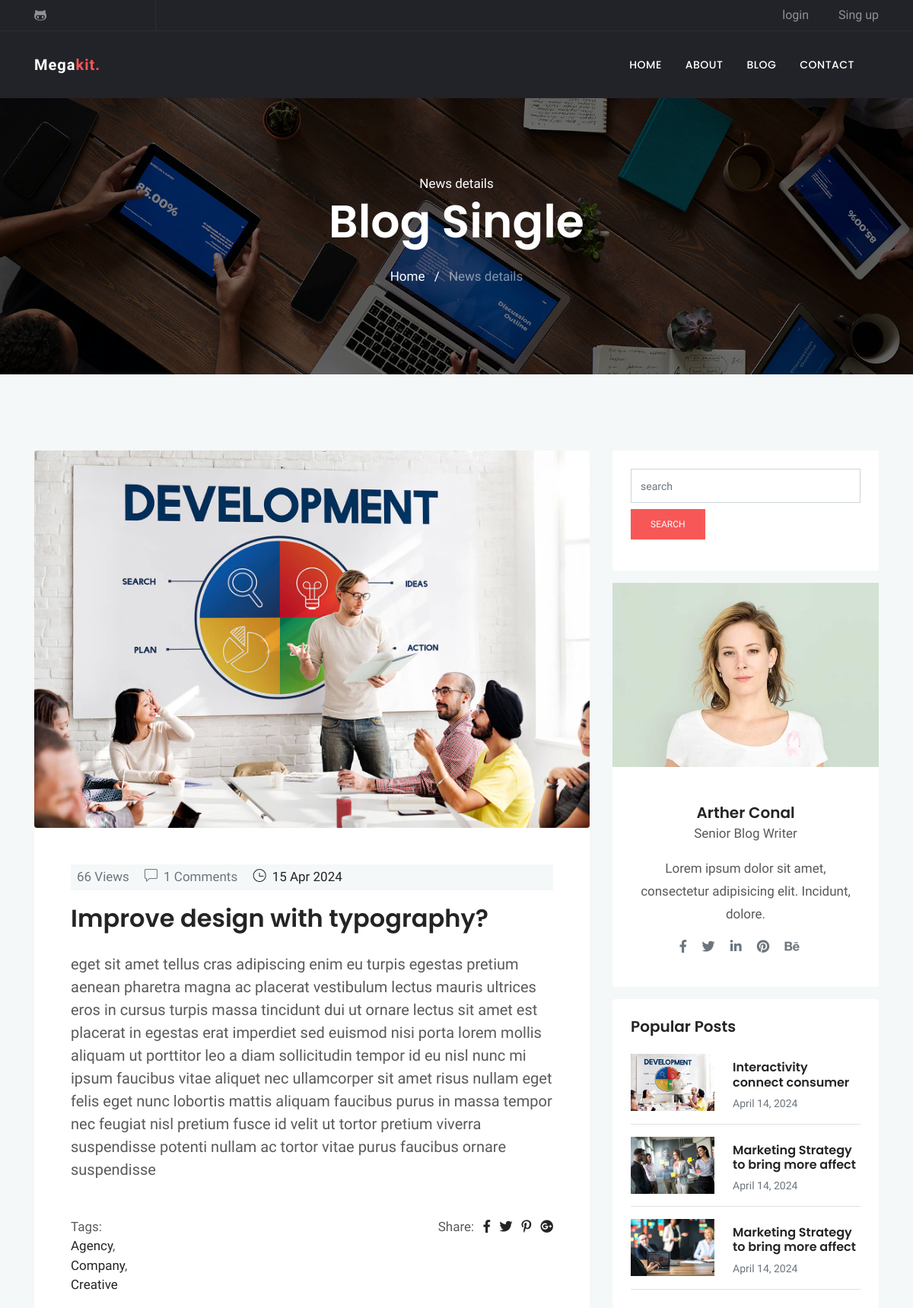
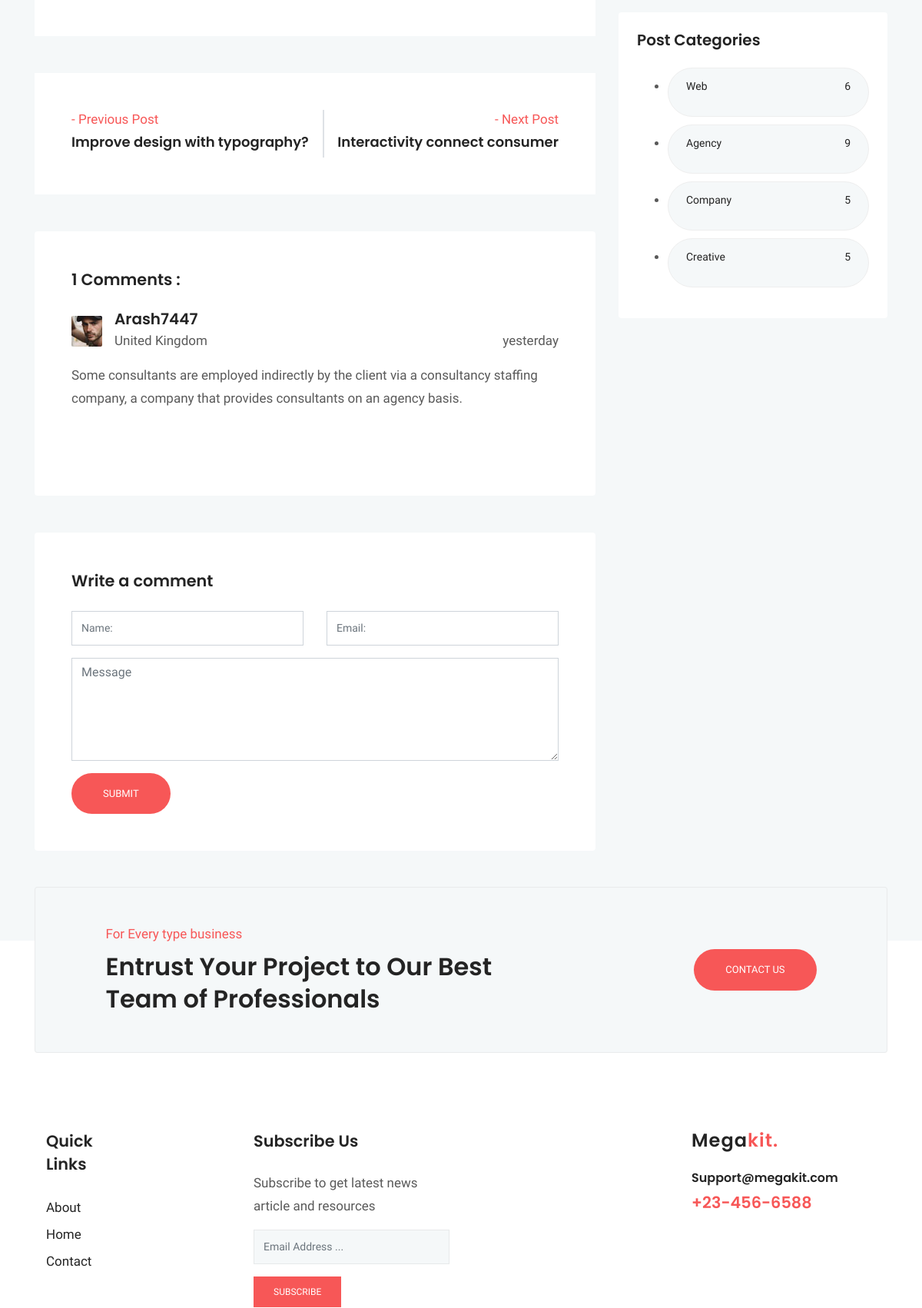
Page /blog/8/ (upper part) on the committed database (2 pictures, top to bottom).
### blog/models.py (models this page shows, shortened)
class Post (models.Model) :
    image = models.ImageField(upload_to = 'blog/',default = 'blog/default.jpg')
    author = models.ForeignKey(User,on_delete=models.SET_NULL,null=True)
    title = models.CharField (max_length = 200)
    content = models.TextField ()
    tags = TaggableManager()
    category = models.ManyToManyField (Category)
    counted_view = models.IntegerField (default = 0)
    status = models.BooleanField (default = False)
    login_required = models.BooleanField (default = False)
    published_date = models.DateTimeField (null = True)
    created_date = models.DateTimeField (auto_now_add = True)
    update_date = models.DateTimeField (auto_now = True)
    class Meta:
        ordering = ['-created_date']

class Category(models.Model):
    name = models.CharField(max_length = 255)
    def __str__(self):
        return self.name

class Comment(models.Model):
    post = models.ForeignKey(Post, on_delete=models.CASCADE)
    name = models.CharField(max_length = 255)
    email = models.EmailField()
    message = models.TextField()
    approved = models.BooleanField(default=False)
    created_date = models.DateTimeField(auto_now_add = True)
    updated_date = models.DateTimeField(auto_now=True)
    class Meta:
        ordering = ['-created_date']

### blog/views.py (the view, shortened to what this page needs)
# urls.py: path('<int:pid>/', blog_single, name="single"),
def blog_single(request, pid) :
    post = get_object_or_404(Post, pk=pid, status=1, published_date__lte=timezone.now())
    if not post.login_required :
        comments = Comment.objects.filter(post=post.id, approved=True)
        next_post = Post.objects.filter(id__gt=post.id, status=1, published_date__lte=timezone.now()).order_by('id', '-published_date').first()
        previous_post = Post.objects.filter(id__lt=post.id, status=1, published_date__lte=timezone.now()).order_by('-id', '-published_date').first()
        form = CommentForm()
        context = {'post': post, 'counted_view': post.counted_view, 'next_post': next_post, 'previous_post': previous_post, 'comments':comments ,'form':form}
        post.counted_view += 1
        post.save()
        return render(request, "blog/blog-single.html", context)
    else:
        return HttpResponseRedirect(reverse('accounts:login'))

### blog/forms.py
class CommentForm (forms.ModelForm) :
    class Meta:
        model = Comment
        fields = ['post','name','email','message']

### blog/templatetags/blog_tags.py (called while the page is built)
@register.inclusion_tag('blog/popular-posts.html')
def latestposts(arg = 3) :
    posts = Post.objects.filter(status = 1).order_by('published_date')[:arg]
    return {'posts': posts}

@register.inclusion_tag('blog/post-categories.html')
def postcategories() :
    posts = Post.objects.filter(status = 1)
    categories = Category.objects.all()
    cat_dict = {}
    for name in categories :
        cat_dict[name]=posts.filter(category=name).count()
    return {'categories':cat_dict}

### templates/blog/blog-single.html (shortened to what this page needs)
{% extends 'base.html' %}
{% load static %}
{% load blog_tags %}
{% block content %}
{% load humanize %}
<!doctype html>
<html lang="en">
  <head>
  <link rel="stylesheet" href="{% static 'plugins/bootstrap/css/bootstrap.min.css' %}">
  <link rel="stylesheet" href="{% static 'plugins/themify/css/themify-icons.css' %}">
  <link rel="stylesheet" href="{% static 'plugins/fontawesome/css/all.css' %}">
  <link rel="stylesheet" href="{% static 'plugins/magnific-popup/dist/magnific-popup.css' %}">
  <link rel="stylesheet" href="{% static 'plugins/slick-carousel/slick/slick.css' %}">
  <link rel="stylesheet" href="{% static 'plugins/slick-carousel/slick/slick-theme.css' %}">
  <link rel="stylesheet" href="{% static 'css/style.css' %}">
</head>
<body>
<div class="main-wrapper ">
<section class="page-title bg-1">
  <div class="container">
    <div class="row">
      <div class="col-md-12">
        <div class="block text-center">
          <span class="text-white">News details</span>
          <h1 class="text-capitalize mb-4 text-lg">Blog Single</h1>
          <ul class="list-inline">
            <li class="list-inline-item"><a href="http://127.0.0.1:8000/" class="text-white">Home</a></li>
            <li class="list-inline-item"><span class="text-white">/</span></li>
            <li class="list-inline-item"><a href="#" class="text-white-50">News details</a></li>
          </ul>
        </div>
      </div>
    </div>
  </div>
</section>
<section class="section blog-wrap bg-gray">
    <div class="container">
        <div class="row">
            <div class="col-lg-8">
                <div class="row">
	<div class="col-lg-12 mb-5">
		<div class="single-blog-item">
			<img src="{{ post.image.url }}" alt="" class="img-fluid rounded">
			<div class="blog-item-content bg-white p-5">
				<div class="blog-item-meta bg-gray py-1 px-2">
					<span class="text-muted text-capitalize mr-3"></i>{{post.counted_view}} Views</span>
					<span class="text-muted text-capitalize mr-3"><i class="ti-comment mr-2"></i>{{comments|length}} Comments</span>
					<span class="text-black text-capitalize mr-3"><i class="ti-time mr-1"></i> {{post.published_date|date:'d M Y'}}</span>
				</div>
				<h2 class="mt-3 mb-4"><a href="blog-single.html">{{ post.title }}</a></h2>
				<p class="lead mb-4">{{post.content}}</p>
				<div class="tag-option mt-5 clearfix">
				    <ul class="float-left list-inline">
				    	<li>Tags:</li>
						{% for cat in post.category.all %}
						<li><a href="{% url 'blog:category' cat_name=cat.name %}">{{ cat.name }}</a>{% if not forloop.last %},{% endif %}</li>
						{% endfor %}
				   	</ul>
				    <ul class="float-right list-inline">
				        <li class="list-inline-item"> Share: </li>
				        <li class="list-inline-item"><a href="#" target="_blank"><i class="fab fa-facebook-f" aria-hidden="true"></i></a></li>
				        <li class="list-inline-item"><a href="#" target="_blank"><i class="fab fa-twitter" aria-hidden="true"></i></a></li>
				        <li class="list-inline-item"><a href="#" target="_blank"><i class="fab fa-pinterest-p" aria-hidden="true"></i></a></li>
				        <li class="list-inline-item"><a href="#" target="_blank"><i class="fab fa-google-plus" aria-hidden="true"></i></a></li>
				    </ul>
			    </div>
			</div>
		</div>
	</div>
	<div class="col-lg-12 mb-5">
		<div class="posts-nav bg-white p-5 d-lg-flex d-md-flex justify-content-between ">
			<a class="post-prev align-items-center" href="/blog/{{ previous_post.id }}/">
				<div class="posts-prev-item mb-4 mb-lg-0">
					{% if previous_post %}
					<span class="nav-posts-desc text-color">- Previous Post</span>
					<h6 class="nav-posts-title mt-1">
					{{ previous_post.title }}
					</h6>
					{% endif %}
				</div>
			</a>
			<div class="border"></div>
			<a class="posts-next" href="/blog/{{ next_post.id }}/">
				<div class="posts-next-item pt-4 pt-lg-0">
						{% if next_post %}
					<span class="nav-posts-desc text-lg-right text-md-right text-color d-block">- Next Post</span>
					<h6 class="nav-posts-title mt-1">
						{{ next_post.title }}
					</h6>
					{% endif %}
				</div>
			</a>
		</div>
	</div>
	<div class="col-lg-12 mb-5">
		<div class="comment-area card border-0 p-5">
			<h4 class="mb-4">{{comments|length}} Comments :</h4>
			<ul class="comment-tree list-unstyled">
				<li class="mb-5">
					<div class="comment-area-box">
						{% for comment in comments %}
						<img alt="" src="{% static 'images/blog/test2.jpg' %}" class="mt-2 img-fluid float-left mr-3">
						<h5 class="mb-1">{{comment.name}}</h5>
						<span>United Kingdom</span>
						<div class="comment-meta mt-4 mt-lg-0 mt-md-0 float-lg-right float-md-right">
							<span class="date-comm">{{comment.created_date|naturalday}}</span>
						</div>
						<div class="comment-content mt-3">
							<p>{{comment.message}} </p>
						</div>
						{% empty %}
						<p>No Comments Here </p>
					</div>
					{% endfor %}
				</li>
			</ul>
		</div>
	</div>
	<div class="col-lg-12">
		<form class="contact-form bg-white rounded p-5" method="post" action="{% url 'blog:single' pid=post.id %}">
			<h4 class="mb-4">Write a comment</h4>
			<div class="row">
				<div class="col-md-6">
					<div class="form-group">
						<input class="form-control" type="text" name="name" id="name" placeholder="Name:">
					</div>
				</div>
				<div class="col-md-6">
					<div class="form-group">
						<input class="form-control" type="email" name="email" id="mail" placeholder="Email:">
					</div>
				</div>
			</div>
			<textarea class="form-control mb-3" name="message" id="comment" cols="30" rows="5" placeholder="Message"></textarea>
			<input class="btn btn-main btn-round-full" type="submit" name="submit-contact" >
		</form>
	</div>
</div>
            </div>
            <div class="col-lg-4">
                <div class="sidebar-wrap">
					{% include 'blog/blog-search.html' %}
					{% include 'blog/blog-writer.html' %}
					{% latestposts 3 %}
					{% postcategories %}
</div>
            </div>
  </body>
  </html>
{% endblock %}

### templates/blog/popular-posts.html
{% load static %}
{% load humanize %}
    <div class="sidebar-widget latest-post card border-0 p-4 mb-3">
        <h5>Popular Posts</h5>
        {% for post in posts %}
        <div class="media border-bottom py-3">
            <a href="{{post.id}}"><img class="mr-4" src="{{post.image.url}}" alt="" width="110px"></a>
            <div class="media-body">
                <h6 class="my-2"><a href="{% url 'blog:single' pid=post.id %}">{{post.title}}</a></h6>
                <span class="text-sm text-muted">{{post.published_date|naturalday}}</span>
            </div>
        </div>
        {% endfor %}
    </div>

### templates/blog/post-categories.html
{% load static %}
	<div class="sidebar-widget bg-white rounded tags p-4 mb-3">
		<h5 class="mb-4">Post Categories</h5>
        <ul class="cat-list">
            {% for name,count in categories.items %}
            <li>
                <a href="{% url 'blog:category' cat_name=name %}" class="d-flex justify-content-between">
                    <p>{{name}}</p>
                    <p>{{count}}</p>
                </a>
            </li>
            {% endfor %}
	</div>
</div>
            </div>
        </div>

### statics/css/style.css (style rules this page uses)
html { overflow-x: hidden; }
body { line-height: 1.5; font-family: "Hind", serif; -webkit-font-smoothing: antialiased; font-size: 17px; color: rgba(0, 0, 0, 0.65); }
h1, .h1, h2, .h2, h3, .h3, h4, .h4, h5, .h5, h6, .h6 { font-family: "Poppins", sans-serif; font-weight: 600; color: #242424; }
h1, .h1 { font-size: 2.5rem; }
h2, .h2 { font-size: 2rem; font-weight: 600; line-height: 42px; }
h4, .h4 { font-size: 1.3rem; line-height: 30px; }
h5, .h5 { font-size: 1.25rem; }
h6, .h6 { font-size: 1rem; }
p { line-height: 30px; }
input[type="email"], input[type="password"], input[type="text"], input[type="tel"] { box-shadow: none; height: 45px; outline: none; font-size: 14px; }
.form-control { box-shadow: none; border-radius: 0; }
.btn { display: inline-block; font-size: 14px; font-size: 0.8125rem; font-weight: 400; padding: 1rem 2.5rem; text-transform: uppercase; border-radius: 0; transition: all 0.2s ease; }
.btn-main, .btn-transparent, .btn-small { background: #f75757; color: #fff; transition: all 0.2s ease; }
.btn-round-full { border-radius: 50px; }
.bg-gray { background: #f5f8f9; }
.section { padding: 100px 0; }
.overly, .page-title, .slider, .cta, .hero-img { position: relative; }
.overly:before, .page-title:before, .slider:before, .cta:before, .hero-img:before { content: ""; position: absolute; left: 0; top: 0; bottom: 0; right: 0; width: 100%; height: 100%; opacity: 0.5; background: #000; }
.text-color { color: #f75757; }
.text-black { color: #242424; }
.text-sm { font-size: 14px; }
.text-lg { font-size: 3.75rem; }
a { color: #242424; text-decoration: none; }
.page-title { padding: 100px 0; }
.page-title .block h1 { color: #fff; }
.bg-1 { background: url("../images/bg/home-2.jpg") no-repeat 50% 50%; background-size: cover; }
.tags a { background: #f5f8f9; display: inline-block; padding: 8px 23px; border-radius: 38px; margin-bottom: 10px; border: 1px solid #eee; font-size: 14px; text-transform: capitalize; }
.nav-posts-title { line-height: 25px; font-size: 18px; }

### rows in the picture
Post: image (picture), counted_view "66", published_date "15 Apr 2024", title "Improve design with typography?", content "eget sit amet tellus cras adipiscing enim eu turpis egestas pretium aenean pharetra magna ac placerat vestibulum lectus mauris ultrices eros in cursus turpis massa tincidunt dui ut ornare lectus sit amet est placerat in egestas erat imperdiet sed euismod nisi porta lorem mollis aliquam ut porttitor leo a diam sollicitudin tempor id eu nisl nunc mi ipsum faucibus vitae aliquet nec ullamcorper sit amet risus nullam eget felis eget nunc lobortis mattis aliquam faucibus purus in massa tempor nec feugiat nisl pretium fusce id velit ut tortor pretium viverra suspendisse potenti nullam ac tortor vitae purus faucibus ornare suspendisse"
Category: name "Agency", count "9"
Category: name "Company", count "5"
Category: name "Creative", count "5"
Post: title "Improve design with typography?"
Post: title "Interactivity connect consumer"
Comment: name "Arash7447", created_date "yesterday", message "Some consultants are employed indirectly by the client via a consultancy staffing company, a company that provides consultants on an agency basis."
Post: image (picture), title "Interactivity connect consumer", published_date "April 14, 2024"
Post: image (picture), title "Marketing Strategy to bring more affect", published_date "April 14, 2024"
Post: image (picture), title "Marketing Strategy to bring more affect", published_date "April 14, 2024"
Category: name "Web", count "6"

### other values in the picture
{{ comments|length }} "1"
